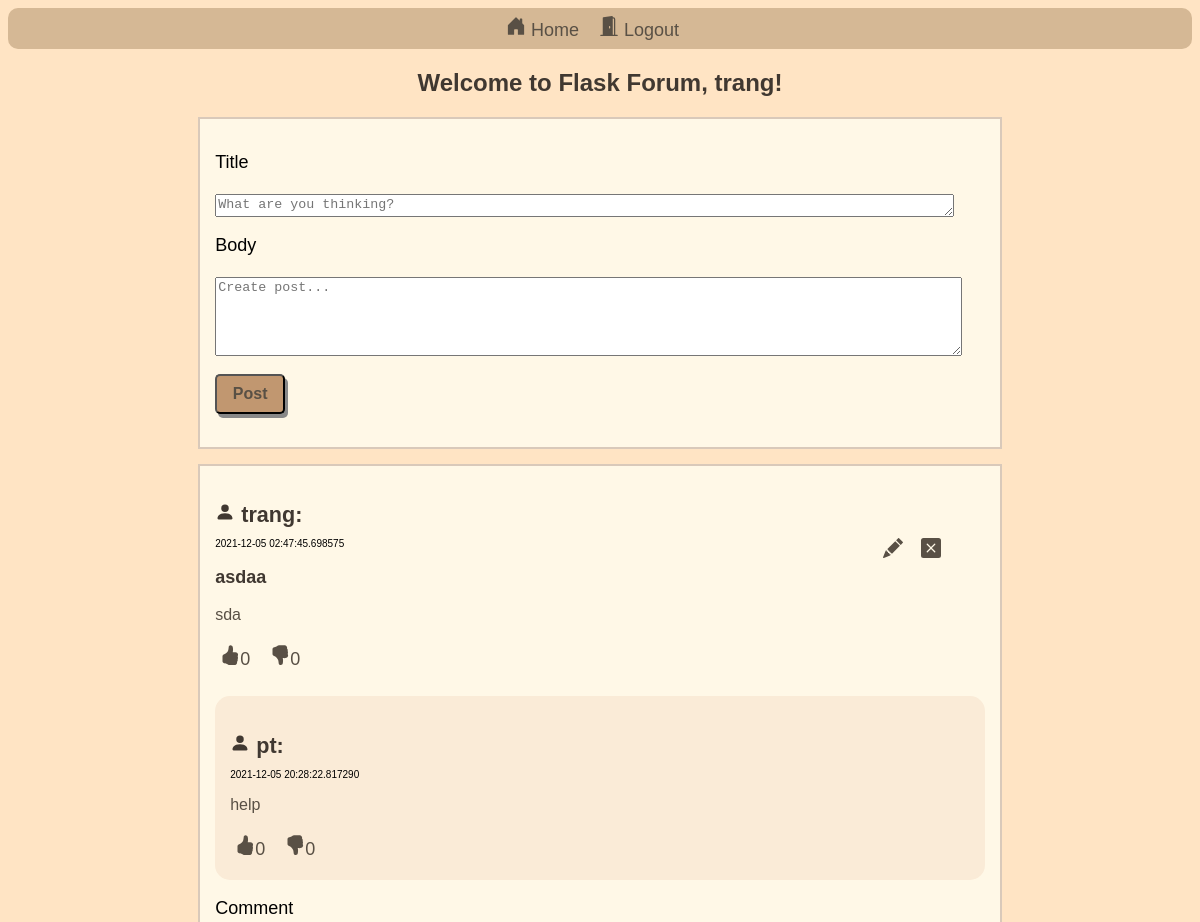
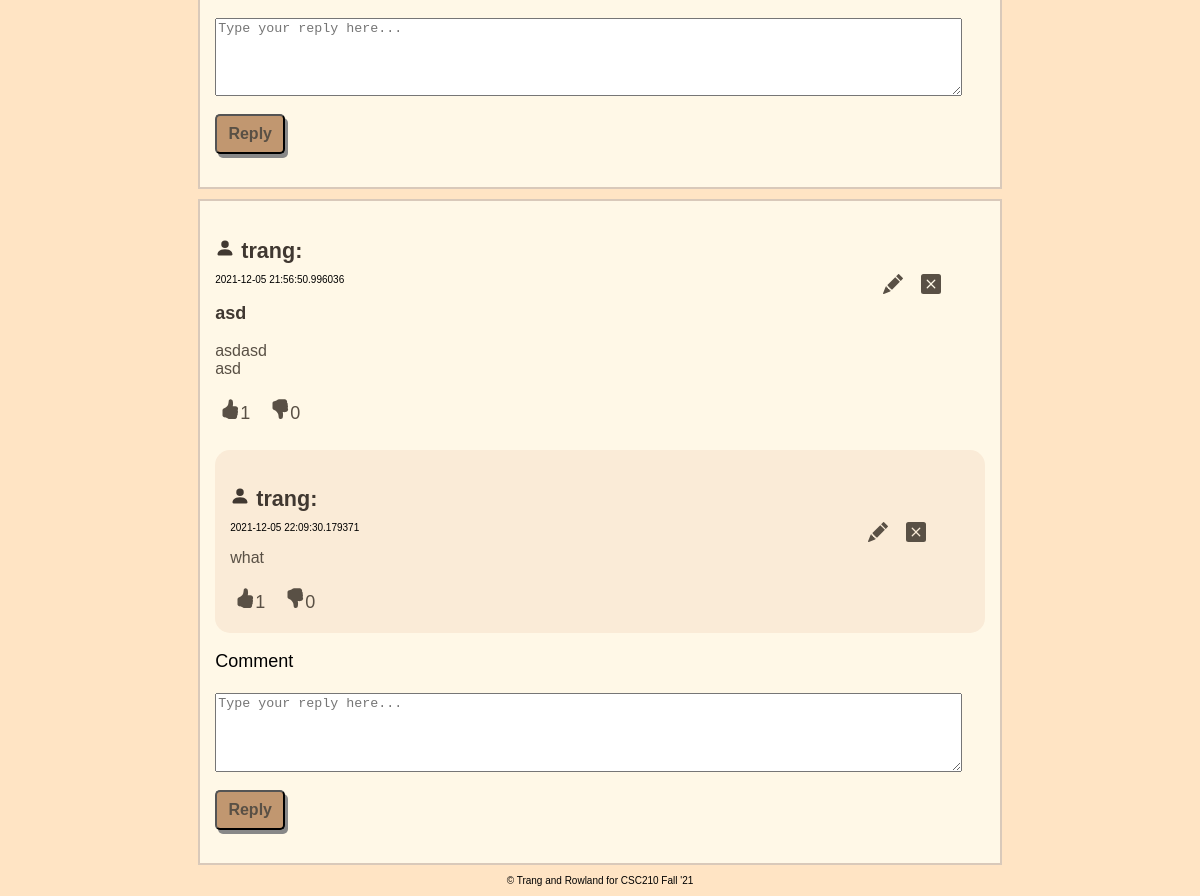
The app's page /index (signed in) with its own data (2 pictures, top to bottom).
### models.py (models this page shows, shortened)
class User(UserMixin, db.Model):
    id = db.Column(db.Integer, primary_key=True)
    username = db.Column(db.String(50), index=True, unique=True)
    email = db.Column(db.String(120), index=True, unique=True)
    password = db.Column(db.String(128))
    posts = db.relationship('Post', backref='author', lazy='dynamic')
    comments = db.relationship('Comment', backref='author', lazy='dynamic')

class Post(db.Model):
    id = db.Column(db.Integer, primary_key=True)
    body = db.Column(db.String(250))
    title = db.Column(db.String(80))
    timestamp = db.Column(db.DateTime, index=True, default=datetime.utcnow)
    upvotes = db.Column(db.Integer, default=0)
    downvotes = db.Column(db.Integer, default=0)
    user_id = db.Column(db.Integer, db.ForeignKey('user.id'))

class Comment(db.Model):
    id = db.Column(db.Integer, primary_key=True)
    body = db.Column(db.String(250))
    timestamp = db.Column(db.DateTime, index=True, default=datetime.utcnow)
    upvotes = db.Column(db.Integer, default=0)
    downvotes = db.Column(db.Integer, default=0)
    post_id = db.Column(db.Integer, db.ForeignKey('post.id'))
    user_id = db.Column(db.Integer, db.ForeignKey('user.id'))

### main.py (the view, shortened to what this page needs)
@app.route('/')
@app.route('/index', methods=['GET', 'POST'])
@login_required
def index():
    all_posts = Post.query.all()
    all_users = get_user()
    all_comments = Comment.query.all()
    post_form = ForumPostForm()
    comment_form = CommentForm()
    return render_template('index.html', title='Home', posts=all_posts, users=all_users,
                        comments=all_comments, form=post_form, comment_form=comment_form)

### forms.py
class ForumPostForm(FlaskForm):
    title = TextAreaField('Title', validators=[DataRequired()], render_kw={"placeholder": "What are you thinking?"})
    body = TextAreaField('Body', validators=[DataRequired()], render_kw={"placeholder": "Create post..."})
    submit = SubmitField('Post')

class CommentForm(FlaskForm):
    body = TextAreaField('Comment', validators=[DataRequired()], render_kw={"placeholder": "Type your reply here..."})
    submit = SubmitField('Reply')

### main.py (called while the page is built)
def get_user():
    user_info = User.query.all()
    all_users = {}
    for user in user_info:
        all_users[user.id] = [user.username, user.email]
    return all_users

### models.py (called while the page is built)
@login.user_loader
def load_user(id):
    return User.query.get(int(id))

### templates/index.html (shortened to what this page needs)
{% extends "base.html" %}
{% block content %}
    <link rel="stylesheet" href="{{ url_for('static', filename='index.css') }}">
    <h1>Welcome to Flask Forum, {{ current_user.username }}!</h1>
    <div class="user-post">
        <form action="/index" method="post" class="post-form">
            <p>
                {{ form.title.label }}<br><br>
                {{ form.title }}<br>
            </p>
            <p>
                {{ form.body.label }}<br><br>
                {{ form.body }}<br>
            </p>
            <p class="submit">{{ form.submit() }}</p>
        </form>
    </div>
    {% for post in posts %}
        <div class="post-container">
            <div class="post" id="post_{{post.id}}">
                <p class="user"><svg xmlns="http://www.w3.org/2000/svg" width="20" height="20" fill="currentColor" class="bi bi-person-fill" viewBox="0 0 16 16">
                    <path d="M3 14s-1 0-1-1 1-4 6-4 6 3 6 4-1 1-1 1H3zm5-6a3 3 0 1 0 0-6 3 3 0 0 0 0 6z"/>
                  </svg> {{ users[post.user_id][0] }}:</p>
                <p style="font-size: x-small;">{{ post.timestamp }}
                    <span style="float:right; margin-right: 29px;">
                        {% if post.user_id|string() == current_user.get_id()|string() %}
                        <a href="post/edit/{{post.id}}">
                        </a>
                        <a href="post/delete/{{post.id}}">
                        </a>
                        {% endif %}
                    </span>
                </p>
                <p class="title">{{ post.title }}</p>
                <p class="body">
                    {% for line in post.body.splitlines() %}
                        {{ line }}
                        <br />
                    {% endfor %}
                </p>
            </div>
            <div class="react">
                <a href="upvote/{{post.id}}" class="btn btn-primary">
                    {{post.upvotes}}</a>
                <a href="downvote/{{post.id}}" class="button">
                    {{post.downvotes}}</a>
            </div>
            <div class="comment-container">
                <br>
                {% for comment in comments %}
                {% if comment.post_id == post.id %}
                <div class="comment" id="cmt_{{comment.id}}">
                        <p class="user"><svg xmlns="http://www.w3.org/2000/svg" width="20" height="20" fill="currentColor" class="bi bi-person-fill" viewBox="0 0 16 16">
                            <path d="M3 14s-1 0-1-1 1-4 6-4 6 3 6 4-1 1-1 1H3zm5-6a3 3 0 1 0 0-6 3 3 0 0 0 0 6z"/>
                          </svg> {{ users[comment.user_id][0] }}:</p>
                        <p style="font-size: x-small;">{{ comment.timestamp }}
                            <span style="float:right; margin-right: 29px;">
                                {% if comment.user_id|string() == current_user.get_id()|string() %}
                                <a href="comment/edit/{{post.id}}/{{comment.id}}">
                                </a>
                                <a href="comment/delete/{{post.id}}/{{comment.id}}">
                                </a>
                                {% endif %}
                            </span>
                        </p>
                        <p class="body">
                            {% for line in comment.body.splitlines() %}
                                {{ line }}
                                <br />
                            {% endfor %}
                        </p>
                        <div class="react">
                            <a href="comment/upvote/{{comment.id}}">
                                {{comment.upvotes}}</a>
                            <a href="comment/downvote/{{comment.id}}">
                                {{comment.downvotes}}</a>
                        </div>
                </div>
                {% endif %}
                {% endfor %}
                    <form action="/comment/{{post.id}}" method="post" class="comment-form">
                    <p>
                        {{ comment_form.body.label }}<br><br>
                        {{ comment_form.body }}<br>
                    </p>
                    <p class="submit">{{ comment_form.submit() }}</p>
                </form>
                </div>
            </div>
    {% endfor %}
{% endblock %}
{% block footer %}
<div id="end">
    <p style="font-size: x-small;">© Trang and Rowland for CSC210 Fall '21</p>
</div>
{% endblock %}

### templates/base.html (shortened to what this page needs)
<head>
    <link rel="stylesheet" href="{{ url_for('static', filename='base.css') }}">
</head>
<body>
    <div class="nav-bar">
        <a href="{{ url_for('index') }}">
             Home</a>
        {% if current_user.is_anonymous %}
        <a href="{{ url_for('login') }}">
            <svg xmlns="http://www.w3.org/2000/svg" width="20" height="20" fill="currentColor" class="bi bi-door-closed-fill" viewBox="0 0 16 16">
                <path d="M12 1a1 1 0 0 1 1 1v13h1.5a.5.5 0 0 1 0 1h-13a.5.5 0 0 1 0-1H3V2a1 1 0 0 1 1-1h8zm-2 9a1 1 0 1 0 0-2 1 1 0 0 0 0 2z"/>
            </svg> Login</a>
        {% else %}
        <a href="{{ url_for('logout') }}">
             Logout</a>
        {% endif %}
    </div>
    <section class="content">
        {% block content %}
        {% endblock %}
        <footer>
            {% block footer %}
            {% endblock %}
        </footer>
    </section>
</body>

### static/base.css (style rules this page uses)
body { background-color: var(--main-bg-color); text-align: center; font-size: large; }
a { text-decoration: none; color: var(--aux-text-color); }
.nav-bar { background-color: var(--aux-bg-color); color: var(--aux-text-color); font-size: large; border-radius: 10px; padding: 8px; }
form #submit { background-color: #C19770; height: 40px; width: 75px; font-weight: bold; border-radius: 5px; box-shadow: 3px 4px #888888; cursor: pointer; }
a { margin-right:15px; }

### static/index.css (style rules this page uses)
h1 { text-align: center; font-size: x-large; color: var(--main-text-color) }
div.post { border-radius: 15px; }
div.comment { background-color: #faebd7; border-radius: 15px; padding: 15px; margin-bottom: 10px; }
p.user { color: var(--main-text-color); font-size: larger; font-weight: bold; margin-bottom: 1px; }
div.post p.title { color: var(--main-text-color); font-size: large; font-weight: bold; }
p.body { color: var(--aux-text-color); font-size: medium; }
div.post-container { border: solid #D9C9BA 2px; background-color: #fff8e7; margin: auto; margin-bottom: 10px; width: 65%; text-align: left; padding: 15px; }
div.user-post { border: solid #D9C9BA 2px; background-color: #fff8e7; margin: auto; margin-bottom: 15px; width: 65%; text-align: left; padding: 15px; }
div.react { border-radius: 5px; padding: 5px; padding-left: 5px; }
form textarea#title { width: 96%; height: 3%; }
form textarea#body { width: 97%; height: 10%; }
form #submit { background-color: #C19770; height: 40px; width: 70px; font-size: medium; font-weight: bold; border-radius: 5px; box-shadow: 3px 4px #888888; color: #595045; cursor: pointer; }

### records on screen
User: username "trang"
Post: timestamp "2021-12-05 02:47:45.698575", title "asdaa", body "sda", upvotes "0", downvotes "0", body.label "Comment"
Comment: timestamp "2021-12-05 20:28:22.817290", body "help", upvotes "0", downvotes "0"
User: username "pt"
Post: timestamp "2021-12-05 21:56:50.996036", title "asd", splitlines "asdasd" "asd", upvotes "1", downvotes "0", body.label "Comment"
Comment: timestamp "2021-12-05 22:09:30.179371", body "what", upvotes "1", downvotes "0"
